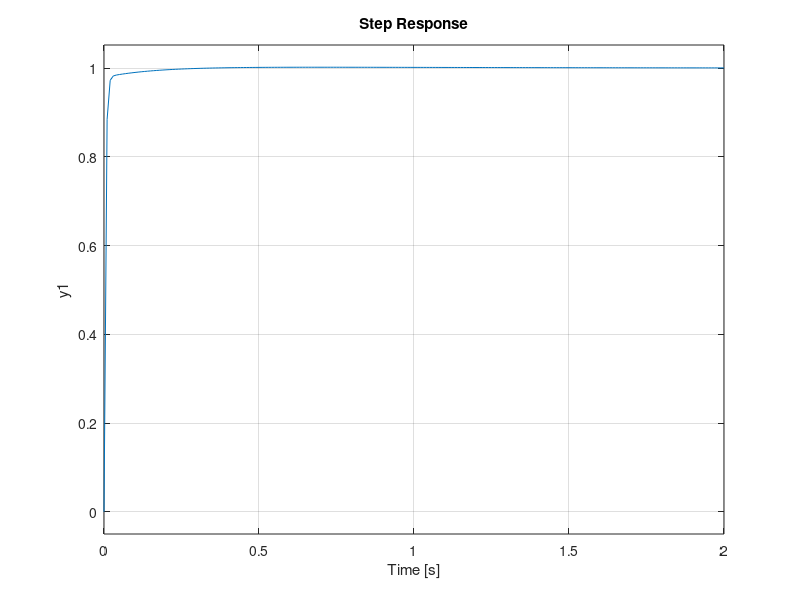

Reproduce this figure in MATLAB. (Note: this script raises an error after producing the figure.)

%%Let's first look at the open loop step response.
s = tf('s');
P = 1/(0.22*s^2 + 2.52*s + 1);
step(P)

%{
 %%From the table shown above, we see that the proportional controller ( $K_p$) reduces the rise time, increases the overshoot and reduces the steady-state error.

%%The closed-loop transfer function of our unitary feedback system with a proportional controller is as follows, where X(s)is our output (equals Y(s)a ) and our reference R(s)is the input:
Kp = 300; 
C = pid(Kp) 
T = feedback(C*P,1) 

t = 0:0,01:2; 
passo(T,t)
%}
%{
%%Now, let's take a look at the PD control. From the table shown above, we see that the addition of the derivative control ( Kd) tends to reduce both the overshoot and the settling time. The closed loop transfer function of the given system with a PD controller is:
Kp = 300;
Kd = 10; 
C = pid(Kp,0,Kd) 
T = feedback(C*P,1) 

t = 0:0,01:2; 
passo(T,t)
%}
%{
%%Before proceeding with PID control
let's investigate the PI control.
From the table, we see that adding integral control (Ki) tends to decrease the rise time
  increase both overshoot and settling time and reduce steady-state error.
%%For the given system, the closed loop transfer function with a PI controller
Kp = 30; 
Ki = 70; 
C = pid(Kp,Ki) 
T = feedback(C*P,1) 

t = 0:0,01:2; 
passo(T,t)
%}

%%Now, let's examine the PID control. The closed loop transfer function of the given system with a PID controller
%%After several iterations of adjustment, the gains Kp= 350, Ki= 300 and Kd= 50 provided the desired answer.
Kp = 350;
Ki = 300;
Kd = 50;
C = pid(Kp,Ki,Kd)
T = feedback(C*P,1);

t = 0:0.01:2;
step(T,t)
pidTuner(P,C)
opts = pidtuneOptions( 'CrossoverFrequency' ,32, 'PhaseMargin' ,90); 
[C, info] = pidtune(P, 'pid' , opts)
